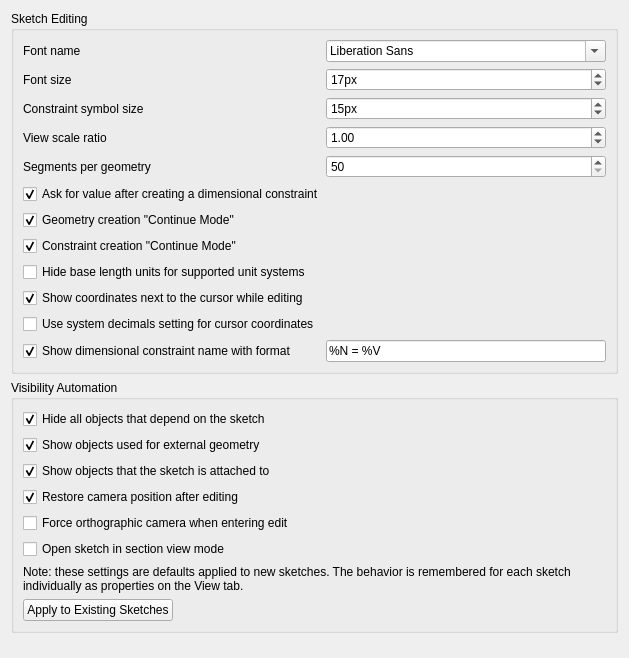
<?xml version="1.0" encoding="UTF-8"?>
<ui version="4.0">
 <class>SketcherGui::SketcherSettingsDisplay</class>
 <widget class="QWidget" name="SketcherGui::SketcherSettingsDisplay">
  <property name="geometry">
   <rect>
    <x>0</x>
    <y>0</y>
    <width>500</width>
    <height>538</height>
   </rect>
  </property>
  <property name="windowTitle">
   <string>Display</string>
  </property>
  <layout class="QVBoxLayout" name="verticalLayout">
   <item>
    <widget class="QGroupBox" name="groupBox_1">
     <property name="title">
      <string>Sketch Editing</string>
     </property>
     <layout class="QGridLayout" name="gridLayout_1">
      <item row="0" column="0">
       <widget class="QLabel" name="label_EditSketcherFontName">
        <property name="text">
         <string>Font name</string>
        </property>
       </widget>
      </item>
      <item row="0" column="1">
       <widget class="Gui::PrefFontBox" name="fontBox_EditSketcherFontName">
        <property name="minimumSize">
         <size>
          <width>280</width>
          <height>0</height>
         </size>
        </property>
        <property name="toolTip">
         <string>Font face used for labels and constraints</string>
        </property>
        <property name="prefEntry" stdset="0">
         <cstring>EditSketcherFontName</cstring>
        </property>
        <property name="prefPath" stdset="0">
         <cstring>View</cstring>
        </property>
        <property name="requiredChars" stdset="0">
         <cstring>µ°◠⌀ƒ</cstring>
        </property>
       </widget>
      </item>
      <item row="1" column="0">
       <widget class="QLabel" name="label_0">
        <property name="minimumSize">
         <size>
          <width>182</width>
          <height>0</height>
         </size>
        </property>
        <property name="text">
         <string>Font size</string>
        </property>
        <property name="buddy">
         <cstring>EditSketcherFontSize</cstring>
        </property>
       </widget>
      </item>
      <item row="1" column="1">
       <widget class="Gui::PrefSpinBox" name="EditSketcherFontSize">
        <property name="toolTip">
         <string>Font size used for labels and constraints</string>
        </property>
        <property name="suffix">
         <string>px</string>
        </property>
        <property name="minimum">
         <number>1</number>
        </property>
        <property name="maximum">
         <number>100</number>
        </property>
        <property name="value">
         <number>17</number>
        </property>
        <property name="prefEntry" stdset="0">
         <cstring>EditSketcherFontSize</cstring>
        </property>
        <property name="prefPath" stdset="0">
         <cstring>View</cstring>
        </property>
       </widget>
      </item>
      <!-- Constraint symbol size -->
      <item row="2" column="0">
       <widget class="QLabel" name="label_ConstraintSymbolSize">
        <property name="text">
         <string>Constraint symbol size</string>
        </property>
        <property name="buddy">
         <cstring>ConstraintSymbolSize</cstring>
        </property>
       </widget>
      </item>
      <item row="2" column="1">
       <widget class="Gui::PrefSpinBox" name="ConstraintSymbolSize">
        <property name="toolTip">
         <string>Pixel size used to render constraint symbols</string>
        </property>
        <property name="suffix">
         <string>px</string>
        </property>
        <property name="minimum">
         <number>6</number>
        </property>
        <property name="maximum">
         <number>96</number>
        </property>
        <property name="value">
         <number>15</number>
        </property>
        <property name="prefEntry" stdset="0">
         <cstring>ConstraintSymbolSize</cstring>
        </property>
        <property name="prefPath" stdset="0">
         <cstring>View</cstring>
        </property>
       </widget>
      </item>
      <item row="3" column="0">
       <widget class="QLabel" name="label_1">
        <property name="minimumSize">
         <size>
          <width>182</width>
          <height>0</height>
         </size>
        </property>
        <property name="text">
         <string>View scale ratio</string>
        </property>
        <property name="buddy">
         <cstring>viewScalingFactor</cstring>
        </property>
       </widget>
      </item>
      <item row="3" column="1">
       <widget class="Gui::PrefDoubleSpinBox" name="viewScalingFactor">
        <property name="toolTip">
         <string>Scales the 3D view based on this factor</string>
        </property>
        <property name="inputMethodHints">
         <set>Qt::ImhPreferNumbers</set>
        </property>
        <property name="decimals">
         <number>2</number>
        </property>
        <property name="minimum">
         <double>0.500000000000000</double>
        </property>
        <property name="maximum">
         <double>5.000000000000000</double>
        </property>
        <property name="singleStep">
         <double>0.050000000000000</double>
        </property>
        <property name="value">
         <double>1.000000000000000</double>
        </property>
        <property name="prefEntry" stdset="0">
         <cstring>ViewScalingFactor</cstring>
        </property>
        <property name="prefPath" stdset="0">
         <cstring>View</cstring>
        </property>
       </widget>
      </item>
      <item row="4" column="0">
       <widget class="QLabel" name="label_3">
        <property name="text">
         <string>Segments per geometry</string>
        </property>
        <property name="buddy">
         <cstring>SegmentsPerGeometry</cstring>
        </property>
       </widget>
      </item>
      <item row="4" column="1">
       <widget class="Gui::PrefSpinBox" name="SegmentsPerGeometry">
        <property name="toolTip">
         <string>The number of polygons used for geometry approximation</string>
        </property>
        <property name="minimum">
         <number>50</number>
        </property>
        <property name="maximum">
         <number>1000</number>
        </property>
        <property name="prefEntry" stdset="0">
         <cstring>SegmentsPerGeometry</cstring>
        </property>
        <property name="prefPath" stdset="0">
         <cstring>View</cstring>
        </property>
       </widget>
      </item>
      <item row="5" column="0" colspan="2">
       <widget class="Gui::PrefCheckBox" name="dialogOnDistanceConstraint">
        <property name="toolTip">
         <string>Opens a dialog to input a value for new dimensional constraints after creation</string>
        </property>
        <property name="text">
         <string>Ask for value after creating a dimensional constraint</string>
        </property>
        <property name="checked">
         <bool>true</bool>
        </property>
        <property name="prefEntry" stdset="0">
         <cstring>ShowDialogOnDistanceConstraint</cstring>
        </property>
        <property name="prefPath" stdset="0">
         <cstring>Mod/Sketcher</cstring>
        </property>
       </widget>
      </item>
      <item row="6" column="0" colspan="2">
       <widget class="Gui::PrefCheckBox" name="continueMode">
        <property name="toolTip">
         <string>Keeps the current Sketcher tool active after creating geometry</string>
        </property>
        <property name="text">
         <string>Geometry creation &quot;Continue Mode&quot;</string>
        </property>
        <property name="checked">
         <bool>true</bool>
        </property>
        <property name="prefEntry" stdset="0">
         <cstring>ContinuousCreationMode</cstring>
        </property>
        <property name="prefPath" stdset="0">
         <cstring>Mod/Sketcher</cstring>
        </property>
       </widget>
      </item>
      <item row="7" column="0" colspan="2">
       <widget class="Gui::PrefCheckBox" name="constraintMode">
        <property name="toolTip">
         <string>Keeps the current Sketcher constraint tool active after creating geometry</string>
        </property>
        <property name="text">
         <string>Constraint creation &quot;Continue Mode&quot;</string>
        </property>
        <property name="checked">
         <bool>true</bool>
        </property>
        <property name="prefEntry" stdset="0">
         <cstring>ContinuousConstraintMode</cstring>
        </property>
        <property name="prefPath" stdset="0">
         <cstring>Mod/Sketcher</cstring>
        </property>
       </widget>
      </item>
      <item row="8" column="0" colspan="2">
       <widget class="Gui::PrefCheckBox" name="checkBoxHideUnits">
        <property name="toolTip">
         <string>Base length units will not be displayed in constraints or cursor coordinates.
Supports all unit systems except 'US customary' and 'Building US/Euro'.</string>
        </property>
        <property name="text">
         <string>Hide base length units for supported unit systems</string>
        </property>
        <property name="prefEntry" stdset="0">
         <cstring>HideUnits</cstring>
        </property>
        <property name="prefPath" stdset="0">
         <cstring>Mod/Sketcher</cstring>
        </property>
       </widget>
      </item>
      <item row="9" column="0">
       <widget class="Gui::PrefCheckBox" name="checkBoxShowCursorCoords">
        <property name="toolTip">
         <string>Shows cursor position coordinates next to the cursor while editing a sketch</string>
        </property>
        <property name="text">
         <string>Show coordinates next to the cursor while editing</string>
        </property>
        <property name="checked">
         <bool>true</bool>
        </property>
        <property name="prefEntry" stdset="0">
         <cstring>ShowCursorCoords</cstring>
        </property>
        <property name="prefPath" stdset="0">
         <cstring>Mod/Sketcher</cstring>
        </property>
       </widget>
      </item>
      <item row="10" column="0">
       <widget class="Gui::PrefCheckBox" name="checkBoxUseSystemDecimals">
        <property name="toolTip">
         <string>Cursor coordinates will use the system decimals setting instead of the short form</string>
        </property>
        <property name="text">
         <string>Use system decimals setting for cursor coordinates</string>
        </property>
        <property name="prefEntry" stdset="0">
         <cstring>UseSystemDecimals</cstring>
        </property>
        <property name="prefPath" stdset="0">
         <cstring>Mod/Sketcher</cstring>
        </property>
       </widget>
      </item>
      <item row="11" column="0">
       <widget class="Gui::PrefCheckBox" name="checkBoxShowDimensionalName">
        <property name="toolTip">
         <string>Shows names of dimensional constraints, if they exist</string>
        </property>
        <property name="text">
         <string>Show dimensional constraint name with format</string>
        </property>
        <property name="prefEntry" stdset="0">
         <cstring>ShowDimensionalName</cstring>
        </property>
        <property name="prefPath" stdset="0">
         <cstring>Mod/Sketcher</cstring>
        </property>
        <property name="checked">
         <bool>true</bool>
        </property>
       </widget>
      </item>
      <item row="11" column="1">
       <widget class="Gui::PrefLineEdit" name="prefDimensionalStringFormat">
        <property name="toolTip">
         <string>The format of the dimensional constraint string presentation.
Defaults to: %N = %V

%N - name parameter
%V - dimension value</string>
        </property>
        <property name="text">
         <string notr="true">%N = %V</string>
        </property>
        <property name="placeholderText">
         <string>%N = %V</string>
        </property>
        <property name="prefEntry" stdset="0">
         <cstring>DimensionalStringFormat</cstring>
        </property>
        <property name="prefPath" stdset="0">
         <cstring>Mod/Sketcher</cstring>
        </property>
       </widget>
      </item>
     </layout>
    </widget>
   </item>
   <item>
    <widget class="QGroupBox" name="groupBox_2">
     <property name="enabled">
      <bool>true</bool>
     </property>
     <property name="sizePolicy">
      <sizepolicy hsizetype="Expanding" vsizetype="Minimum">
       <horstretch>0</horstretch>
       <verstretch>0</verstretch>
      </sizepolicy>
     </property>
     <property name="minimumSize">
      <size>
       <width>0</width>
       <height>0</height>
      </size>
     </property>
     <property name="maximumSize">
      <size>
       <width>16777215</width>
       <height>16777215</height>
      </size>
     </property>
     <property name="baseSize">
      <size>
       <width>0</width>
       <height>0</height>
      </size>
     </property>
     <property name="title">
      <string>Visibility Automation</string>
     </property>
     <layout class="QVBoxLayout" name="verticalLayout_2">
      <item>
       <widget class="Gui::PrefCheckBox" name="checkBoxTVHideDependent">
        <property name="toolTip">
         <string>Hides all object features that depend on the opened sketch</string>
        </property>
        <property name="text">
         <string>Hide all objects that depend on the sketch</string>
        </property>
        <property name="checked">
         <bool>true</bool>
        </property>
        <property name="prefEntry" stdset="0">
         <cstring>HideDependent</cstring>
        </property>
        <property name="prefPath" stdset="0">
         <cstring>Mod/Sketcher/General</cstring>
        </property>
       </widget>
      </item>
      <item>
       <widget class="Gui::PrefCheckBox" name="checkBoxTVShowLinks">
        <property name="toolTip">
         <string>Shows source objects which are used for external geometry in the opened sketch</string>
        </property>
        <property name="text">
         <string>Show objects used for external geometry</string>
        </property>
        <property name="checked">
         <bool>true</bool>
        </property>
        <property name="prefEntry" stdset="0">
         <cstring>ShowLinks</cstring>
        </property>
        <property name="prefPath" stdset="0">
         <cstring>Mod/Sketcher/General</cstring>
        </property>
       </widget>
      </item>
      <item>
       <widget class="Gui::PrefCheckBox" name="checkBoxTVShowSupport">
        <property name="toolTip">
         <string>Shows objects the opened sketch is attached to</string>
        </property>
        <property name="text">
         <string>Show objects that the sketch is attached to</string>
        </property>
        <property name="checked">
         <bool>true</bool>
        </property>
        <property name="prefEntry" stdset="0">
         <cstring>ShowSupport</cstring>
        </property>
        <property name="prefPath" stdset="0">
         <cstring>Mod/Sketcher/General</cstring>
        </property>
       </widget>
      </item>
      <item>
       <widget class="Gui::PrefCheckBox" name="checkBoxTVRestoreCamera">
        <property name="toolTip">
         <string>Restores the camera position after closing the sketch</string>
        </property>
        <property name="text">
         <string>Restore camera position after editing</string>
        </property>
        <property name="checked">
         <bool>true</bool>
        </property>
        <property name="prefEntry" stdset="0">
         <cstring>RestoreCamera</cstring>
        </property>
        <property name="prefPath" stdset="0">
         <cstring>Mod/Sketcher/General</cstring>
        </property>
       </widget>
      </item>
      <item>
       <widget class="Gui::PrefCheckBox" name="checkBoxTVForceOrtho">
        <property name="toolTip">
         <string>Forces the camera to an orthographic view when editing a sketch.
Works only when &quot;Restore camera position after editing&quot; is enabled.</string>
        </property>
        <property name="text">
         <string>Force orthographic camera when entering edit</string>
        </property>
        <property name="checked">
         <bool>false</bool>
        </property>
        <property name="prefEntry" stdset="0">
         <cstring>ForceOrtho</cstring>
        </property>
        <property name="prefPath" stdset="0">
         <cstring>Mod/Sketcher/General</cstring>
        </property>
       </widget>
      </item>
      <item>
       <widget class="Gui::PrefCheckBox" name="checkBoxTVSectionView">
        <property name="toolTip">
         <string>Opens a sketch in section view mode, showing only objects behind the sketch plane</string>
        </property>
        <property name="text">
         <string>Open sketch in section view mode</string>
        </property>
        <property name="checked">
         <bool>false</bool>
        </property>
        <property name="prefEntry" stdset="0">
         <cstring>SectionView</cstring>
        </property>
        <property name="prefPath" stdset="0">
         <cstring>Mod/Sketcher/General</cstring>
        </property>
       </widget>
      </item>
      <item>
       <widget class="QLabel" name="label_4">
        <property name="sizePolicy">
         <sizepolicy hsizetype="Preferred" vsizetype="Preferred">
          <horstretch>0</horstretch>
          <verstretch>0</verstretch>
         </sizepolicy>
        </property>
        <property name="text">
         <string>Note: these settings are defaults applied to new sketches. The behavior is remembered for each sketch individually as properties on the View tab.</string>
        </property>
        <property name="alignment">
         <set>Qt::AlignBottom|Qt::AlignLeading|Qt::AlignLeft</set>
        </property>
        <property name="wordWrap">
         <bool>true</bool>
        </property>
       </widget>
      </item>
      <item>
       <widget class="QPushButton" name="btnTVApply">
        <property name="sizePolicy">
         <sizepolicy hsizetype="Fixed" vsizetype="Fixed">
          <horstretch>0</horstretch>
          <verstretch>0</verstretch>
         </sizepolicy>
        </property>
        <property name="toolTip">
         <string>Applies current visibility automation settings to all sketches in the open documents</string>
        </property>
        <property name="text">
         <string>Apply to Existing Sketches</string>
        </property>
       </widget>
      </item>
     </layout>
    </widget>
   </item>
   <item>
    <spacer name="verticalSpacer">
     <property name="orientation">
      <enum>Qt::Vertical</enum>
     </property>
     <property name="sizeHint" stdset="0">
      <size>
       <width>20</width>
       <height>40</height>
      </size>
     </property>
    </spacer>
   </item>
  </layout>
 </widget>
 <customwidgets>
  <customwidget>
   <class>Gui::PrefSpinBox</class>
   <extends>QSpinBox</extends>
   <header>Gui/PrefWidgets.h</header>
  </customwidget>
  <customwidget>
   <class>Gui::PrefCheckBox</class>
   <extends>QCheckBox</extends>
   <header>Gui/PrefWidgets.h</header>
  </customwidget>
  <customwidget>
   <class>Gui::PrefLineEdit</class>
   <extends>QLineEdit</extends>
   <header>Gui/PrefWidgets.h</header>
  </customwidget>
  <customwidget>
   <class>Gui::PrefDoubleSpinBox</class>
   <extends>QDoubleSpinBox</extends>
   <header>Gui/PrefWidgets.h</header>
  </customwidget>
  <customwidget>
   <class>Gui::PrefFontBox</class>
   <extends>QFontComboBox</extends>
   <header>Gui/PrefWidgets.h</header>
  </customwidget>
 </customwidgets>
 <tabstops>
  <tabstop>fontBox_EditSketcherFontName</tabstop>
  <tabstop>EditSketcherFontSize</tabstop>
  <tabstop>ConstraintSymbolSize</tabstop>
  <tabstop>viewScalingFactor</tabstop>
  <tabstop>SegmentsPerGeometry</tabstop>
  <tabstop>dialogOnDistanceConstraint</tabstop>
  <tabstop>continueMode</tabstop>
  <tabstop>constraintMode</tabstop>
  <tabstop>checkBoxHideUnits</tabstop>
  <tabstop>checkBoxShowCursorCoords</tabstop>
  <tabstop>checkBoxUseSystemDecimals</tabstop>
  <tabstop>checkBoxShowDimensionalName</tabstop>
  <tabstop>prefDimensionalStringFormat</tabstop>
  <tabstop>checkBoxTVHideDependent</tabstop>
  <tabstop>checkBoxTVShowLinks</tabstop>
  <tabstop>checkBoxTVShowSupport</tabstop>
  <tabstop>checkBoxTVRestoreCamera</tabstop>
  <tabstop>checkBoxTVForceOrtho</tabstop>
  <tabstop>checkBoxTVSectionView</tabstop>
  <tabstop>btnTVApply</tabstop>
 </tabstops>
 <resources/>
 <connections>
  <connection>
   <sender>checkBoxTVRestoreCamera</sender>
   <signal>toggled(bool)</signal>
   <receiver>checkBoxTVForceOrtho</receiver>
   <slot>setEnabled(bool)</slot>
   <hints>
    <hint type="sourcelabel">
     <x>20</x>
     <y>20</y>
    </hint>
    <hint type="destinationlabel">
     <x>20</x>
     <y>20</y>
    </hint>
   </hints>
  </connection>
 </connections>
</ui>
